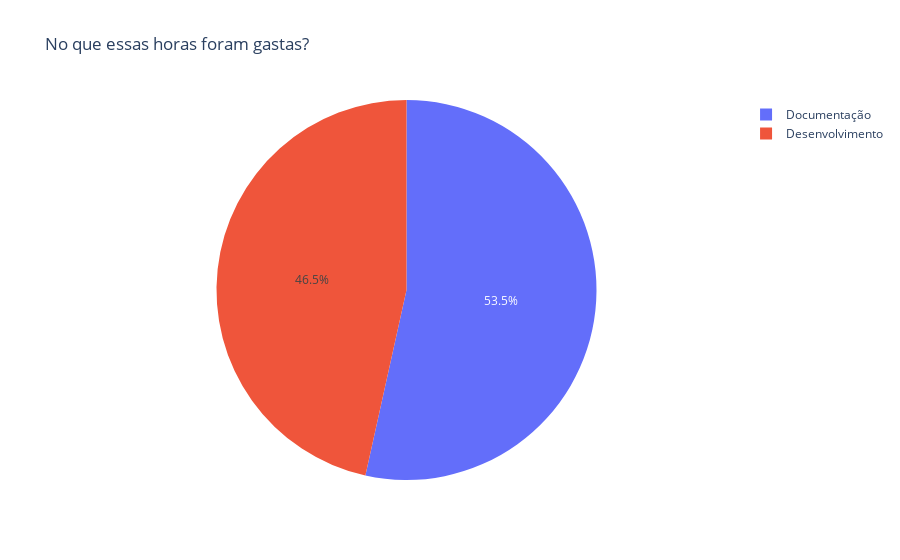

The code cell stored with this chart in its notebook:
### Code cell
fig_total_project = px.pie(df, values="Horas trabalhas no TCS", names="No que trabalhou?", title="No que essas horas foram gastas?")
fig_total_project.show()

### Figure 1 — Plotly figure (JSON) as saved in the notebook; plotly's stock layout.template omitted (floating-point values rounded to 4 significant figures)
{"data": [{"domain": {"x": [0, 1], "y": [0, 1]}, "hovertemplate": "No que trabalhou?=%{label}<br>Horas trabalhas no TCS=%{value}<extra></extra>", "labels": ["Documentação", "Documentação", "Documentação", "Documentação", "Documentação", "Documentação", "Documentação", "Documentação", "Documentação", "Documentação", "Documentação", "Documentação", "Documentação", "Documentação", "Desenvolvimento", "Desenvolvimento", "Documentação", "Documentação", "Documentação", "Documentação", "Desenvolvimento", "Desenvolvimento", "Documentação", "Documentação", "Desenvolvimento", "Documentação", "Desenvolvimento", "Desenvolvimento", "Documentação", "Documentação", "Documentação", "Desenvolvimento", "Documentação", "Documentação", "Documentação", "Desenvolvimento", "Desenvolvimento", "Desenvolvimento", "Desenvolvimento", "Documentação", "Desenvolvimento", "Desenvolvimento", "Desenvolvimento", "Documentação", "Desenvolvimento", "Desenvolvimento", "Desenvolvimento", "Desenvolvimento", "Documentação", "Documentação"], "legendgroup": "", "name": "", "showlegend": true, "type": "pie", "values": [1, 4, 2, 2, 2, 1, 1, 1, 4, 4, 4, 1, 1, 1, 4, 4, 3, 3, 3, 1, 2, 4, 1, 1, 5, 3, 2, 1, 3, 2, 2, 3, 3, 4, 4, 4, 4, 5, 4, 6, 1, 8, 5, 4, 2, 2, 3, 4, 1, 4]}], "layout": {"autosize": true, "legend": {"tracegroupgap": 0}, "title": {"text": "No que essas horas foram gastas?"}}}
